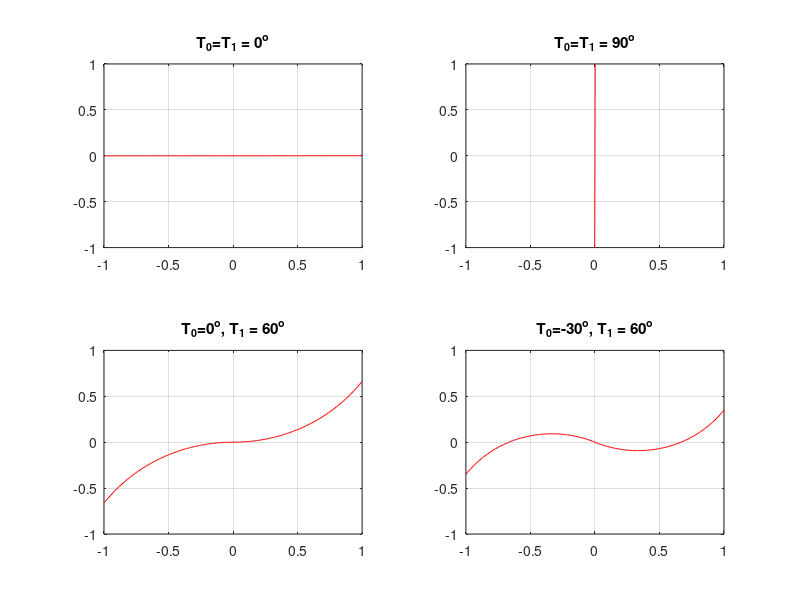

MATLAB code to generate this figure:
close all;
a= 2;

b = 2;


figure(23); 

x_RHS = linspace(0,a/2,101);

number_of_curves = 20;



theta = [0 0.1]

T0T1 = [theta
       -theta]
T0 = T0T1(1,1)/180*pi;
T1 = T0T1(1,2)/180*pi;

y = a/2/(T1-T0).*(-log(cos(T0+2*(T1-T0).*x_RHS/a))+log(cos(T0)));

subplot(2,2,1);
plot(x_RHS,y,'r-');hold on;
plot(-x_RHS,-y,'r-');axis([-a/2,a/2,-a/2,a/2]);
title('T_0=T_1 = 0^o');grid on



theta = [89.9 89.91]

T0T1 = [theta
       -theta]
T0 = T0T1(1,1)/180*pi;
T1 = T0T1(1,2)/180*pi;

y = a/2/(T1-T0).*(-log(cos(T0+2*(T1-T0).*x_RHS/a))+log(cos(T0)));

subplot(2,2,2);
plot(x_RHS,y,'r-');hold on;
plot(-x_RHS,-y,'r-');axis([-a/2,a/2,-a/2,a/2]);grid on;
title('T_0=T_1 = 90^o');



theta = [0 60]

T0T1 = [theta
       -theta]
T0 = T0T1(1,1)/180*pi;
T1 = T0T1(1,2)/180*pi;

y = a/2/(T1-T0).*(-log(cos(T0+2*(T1-T0).*x_RHS/a))+log(cos(T0)));

subplot(2,2,3);
plot(x_RHS,y,'r-');hold on;
plot(-x_RHS,-y,'r-');axis([-a/2,a/2,-a/2,a/2])
title('T_0=0^o, T_1 = 60^o');grid on



theta = [-30 60]

T0T1 = [theta
       -theta]
T0 = T0T1(1,1)/180*pi;
T1 = T0T1(1,2)/180*pi;

y = a/2/(T1-T0).*(-log(cos(T0+2*(T1-T0).*x_RHS/a))+log(cos(T0)));

subplot(2,2,4);
plot(x_RHS,y,'r-');hold on;
plot(-x_RHS,-y,'r-');axis([-a/2,a/2,-a/2,a/2])
title('T_0=-30^o, T_1 = 60^o');grid on




% 
% T0 = T0T1(2,1)/180*pi;
% T1 = T0T1(2,2)/180*pi;
% 
% 
% y = a/2/(T1-T0).*(-log(cos(T0+2*(T1-T0).*x_RHS/a))+log(cos(T0)));
% 
% figure(23); 
% plot(x_RHS,y,'r-');hold on;
% plot(-x_RHS,-y,'r-');
% 



axis([-a/2,a/2,-a/2,a/2])




